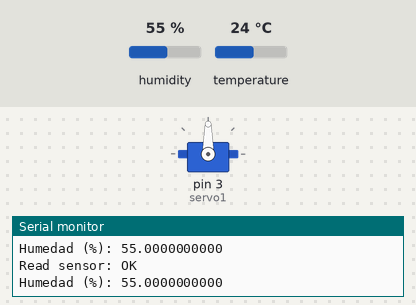
Bench run of a sketch on a simulated Arduino Uno, built with avr-gcc and run on an emulated ATmega328P. Shown: servo, the last lines printed to the serial monitor. The test bench sets the inputs (shaded band); at power-on: humidity 55 %, temperature 24 °C.

Above: at 1.2 s.
1.3 s: humidity set to 22 %
At 2.6 s:
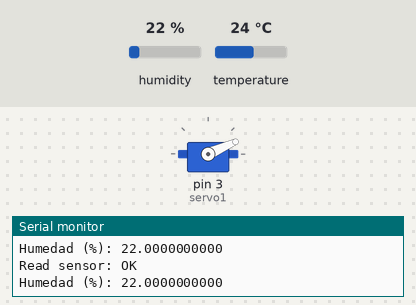
3.4 s: humidity set to 40 %
At 4.8 s:
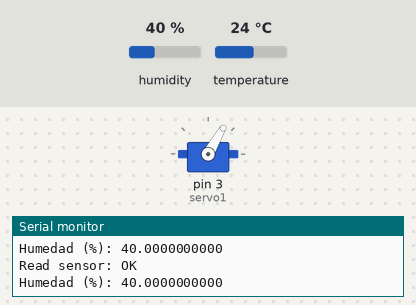
5.1 s: humidity set to 68 %
At 6.4 s:
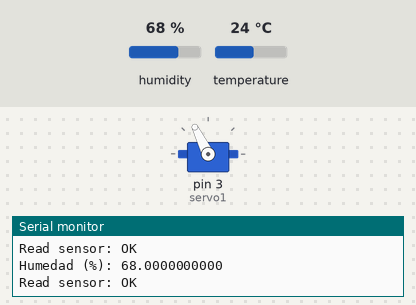
6.8 s: humidity set to 88 %
At 7.6 s:
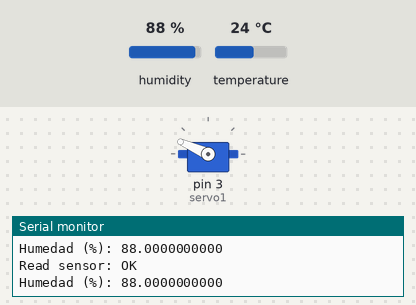
Timing chart, 0 to 9.5 s (numbered marks = the images above; inputs shaded):
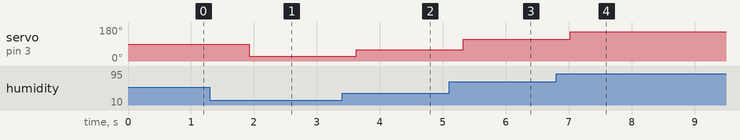

Measured:
- after the input at 1.3 s, servo on pin 3 (servo1): 90° → 24° after 0.62 s
- after the input at 3.4 s, servo on pin 3 (servo1): 24° → 60° after 0.22 s
- after the input at 5.1 s, servo on pin 3 (servo1): 60° → 116° after 0.22 s
- after the input at 6.8 s, servo on pin 3 (servo1): 116° → 156° after 0.22 s

The sketch:

practica_8b.ino
```cpp
#include <dht11.h>;
#include <Servo.h>;

Servo servo1;
dht11 DHT11;
float humedad,temperatura,aux;

void setup(){
  servo1.attach(3);
  DHT11.attach(2);
  Serial.begin(9600);
}

void loop(){
  Serial.println("\n");
  int chk = DHT11.read();
  Serial.print("Read sensor: ");
  switch (chk) {
    case 0: Serial.println("OK"); break;
    case -1: Serial.println("Checksum error"); break;
    case -2: Serial.println("Time out error"); break;
    default: Serial.println("Unknown error"); break;
  }

  temperatura= DHT11.temperature;
  humedad = DHT11.humidity;

  Serial.print("Humedad (%): ");
  Serial.println(humedad, DEC);
  delay(200);

 //Serial.print("Temperatura (°C): ");
 //Serial.println(temperatura, DEC);

  aux = 2*humedad-20;
  servo1.write(aux);
  delay(200);
}
```
